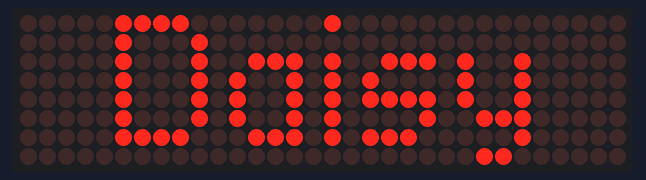
Simulated run of this sketch. Board: Arduino Uno, built with avr-gcc and run on an emulated ATmega328P. Shown: 32×8 LED matrix.

Above: at 1.4 s.

The sketch:

sketch.ino
```cpp
//  this module interacts with the hardware on lower level
#include <MD_MAX72xx.h>

//  this module helps to display patterns and animations easily
#include <MD_Parola.h>
#include <SPI.h>

const byte clock_pin = 13;
const byte data_pin = 11;
const byte chip_select_pin = 10;
const byte max_devices = 4;

/* creating instance of MD_Parola class :
Hardware type : PAROLA_HW
Max devices : number of devices we are using */
MD_Parola matrix = MD_Parola(MD_MAX72XX::PAROLA_HW, chip_select_pin, max_devices);

void setup(){

  Serial.begin(9660);
  matrix.begin();  //  initialise the module
  matrix.displayClear();  //  clear, if there is anything
  matrix.displayText("Daisy", PA_CENTER, 50, 2000, PA_SCROLL_LEFT, PA_WIPE_CURSOR);

  /*
  args :
  1) text to be displayed
  2) Alignment
  3) time interval between frames (scrolling speed)
  4) pause between animation in and out
  5) effect in
  6) effect out
  */
}

void loop(){

  //  displayAnimate returns true when animation is finished
  //  we then reset the animation
  if (matrix.displayAnimate()){
    matrix.displayReset();
  }

}
```
